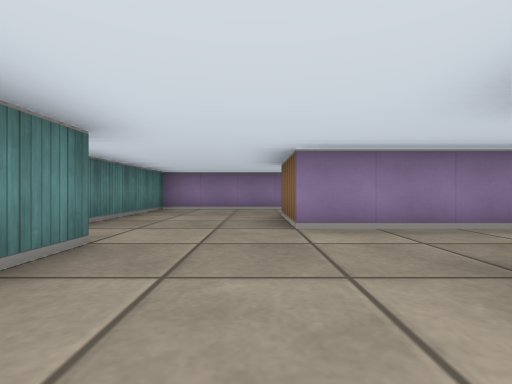
view 1 (above)

16 first-person views from a walk through a cub3D maze. The camera is about half as high as the walls, looks level and sees 85° across. The floor is counted in squares. Each view is taken from the middle of a square. On the plan, view 1 faces up. The plan holds only what a view shows up to about 9 squares ahead; the rest is blank. The place goes on beyond the plan.

view 2
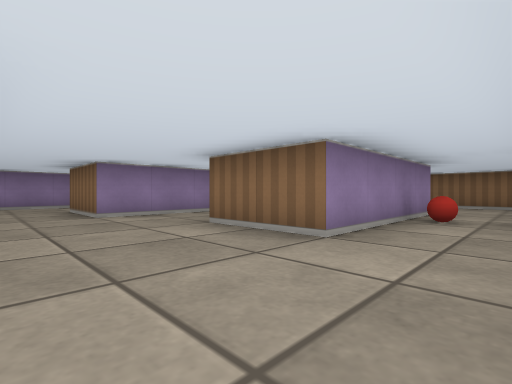

view 3
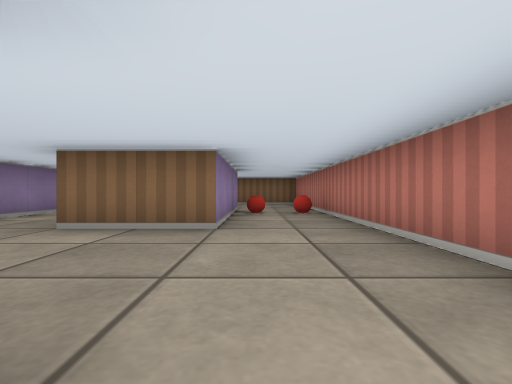

view 4
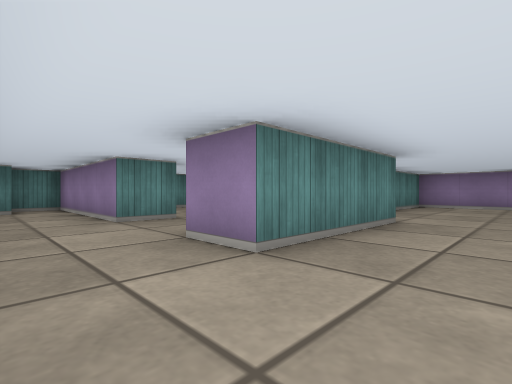

view 5
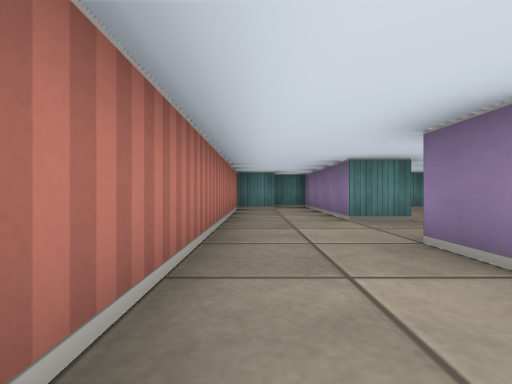

view 6
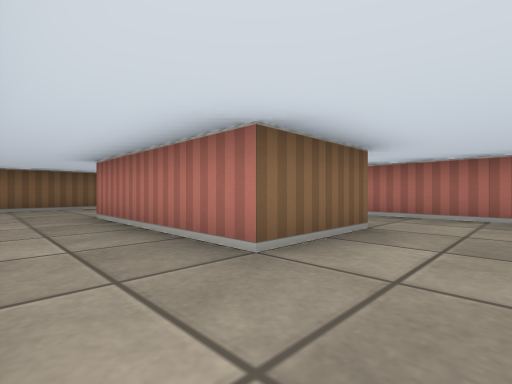

view 7
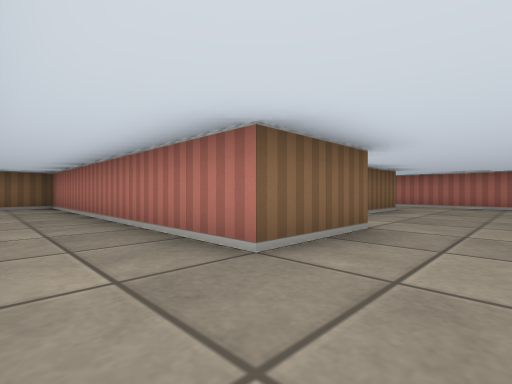

view 8
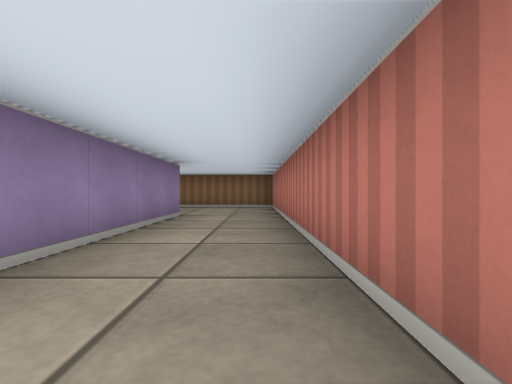

view 9
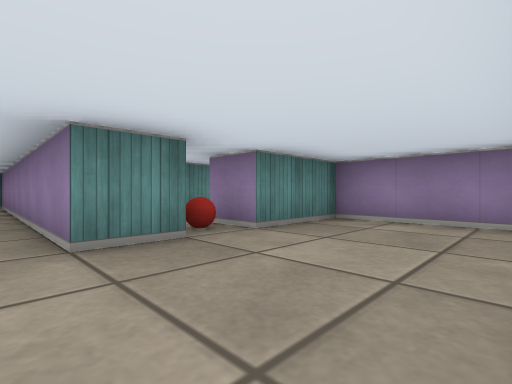

view 10
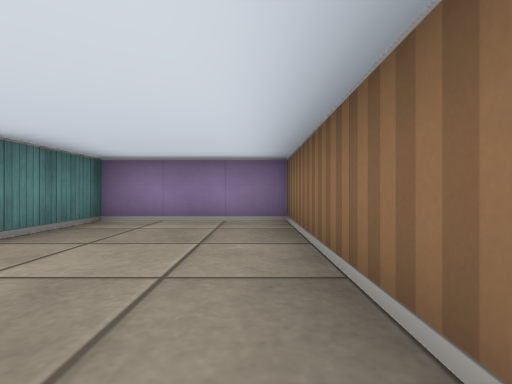

view 11
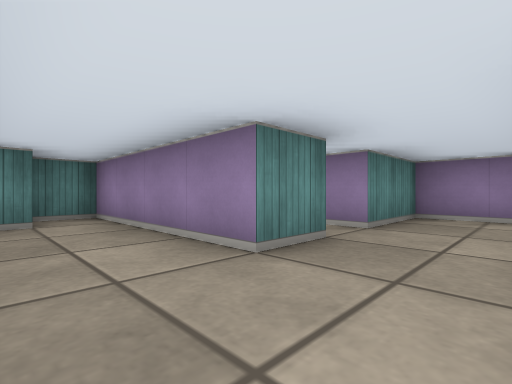

view 12
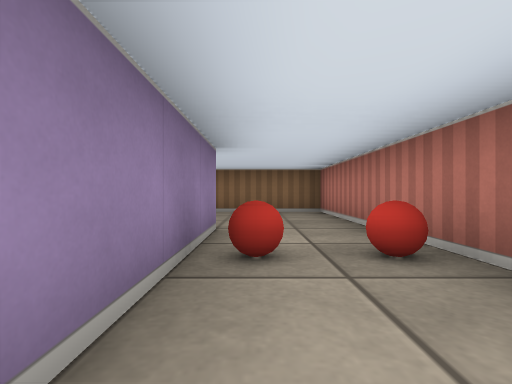

view 13
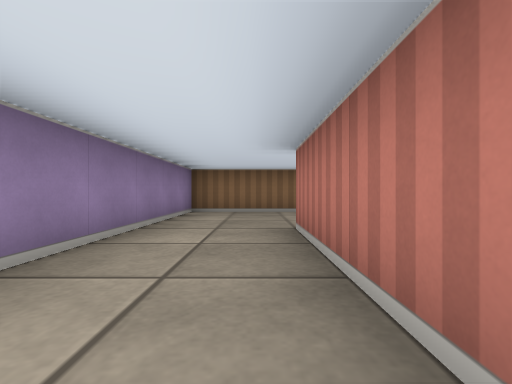

view 14
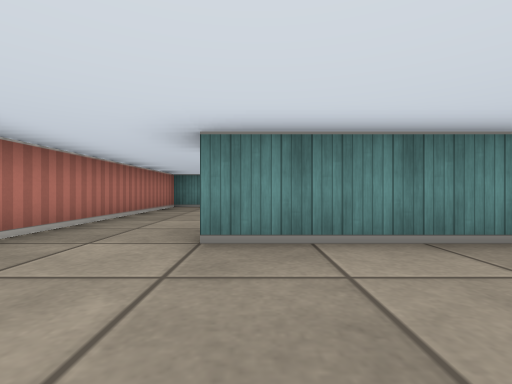

view 15
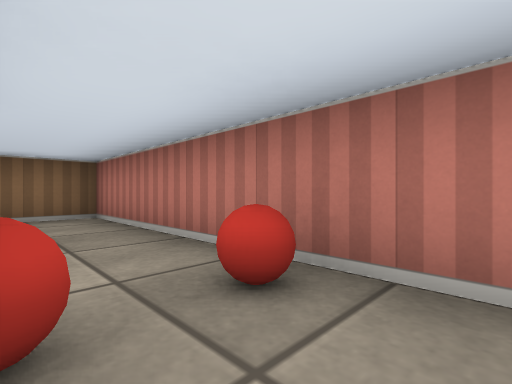

view 16
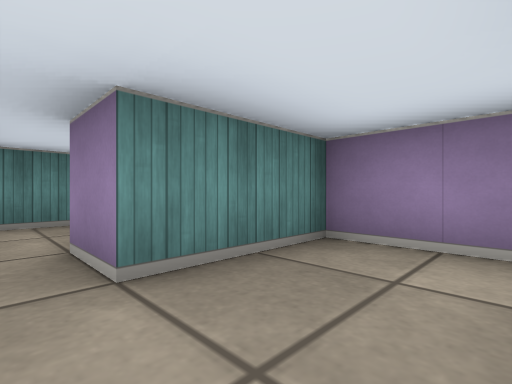

### Floor plan
Ten units are one square. View 1 is at (0, 0); x grows to the right and y downward. Boxes are objects, and circles mark ways between rooms. Rooms are numbered by the first view taken in them; rooms with no view inside come last. Other rooms are left out.
<svg viewBox="-90 -120 180 150">
<path fill="none" stroke="#000" d="M55 5 15 5 15 -15 55 -15M-15 -25 -15 5M-30 -35 -45 -35 -45 -15M55 -85 55 -75 -25 -75 -25 -41M-15 25 85 25 85 -35 5 -35 5 -55 85 -55 85 -115 55 -115 55 -95 45 -95M-45 -6 -45 5 -85 5 -85 15M-75 15 -75 25 -15 25M-15 5 -25 5M-45 -15 -55 -15"/>
<rect x="35" y="15" width="10" height="10" fill="#bbb"><title>ball</title></rect>
<rect x="35" y="5" width="10" height="10" fill="#bbb"><title>ball</title></rect>
<rect x="45" y="-95" width="10" height="10" fill="#bbb"><title>ball</title></rect>
<circle cx="-20" cy="15" r="3" fill="#2a7"/>
<circle cx="-35" cy="-20" r="3" fill="#2a7"/>
<circle cx="-35" cy="0" r="3" fill="#2a7"/>
<text x="30" y="-30">1</text>
<text x="-50" y="10">2</text>
<text x="-40" y="-10">3</text>
</svg>
Room 1 opens to room 2. Room 1 opens to room 3. Room 2 opens to room 3.

Where each view was taken, in squares from view 1:
view 1: 0 up, 0 right, facing up
view 2: 2 down, 1 left, facing up-right
view 3: 1 down, 2 left, facing right
view 4: 2 down, 0 right, facing up-left
view 5: 2 down, 0 right, facing left
view 6: 3 up, 0 right, facing down-right
view 7: 7 up, 1 left, facing down-right
view 8: 6 up, 0 right, facing right
view 9: 7 up, 8 right, facing up-left
view 10: 7 up, 8 right, facing up
view 11: 2 down, 3 left, facing up-left
view 12: 1 down, 2 right, facing right
view 13: 2 up, 2 right, facing right
view 14: 0 up, 1 right, facing left
view 15: 1 down, 3 right, facing down-right
view 16: 1 up, 3 left, facing up-left
